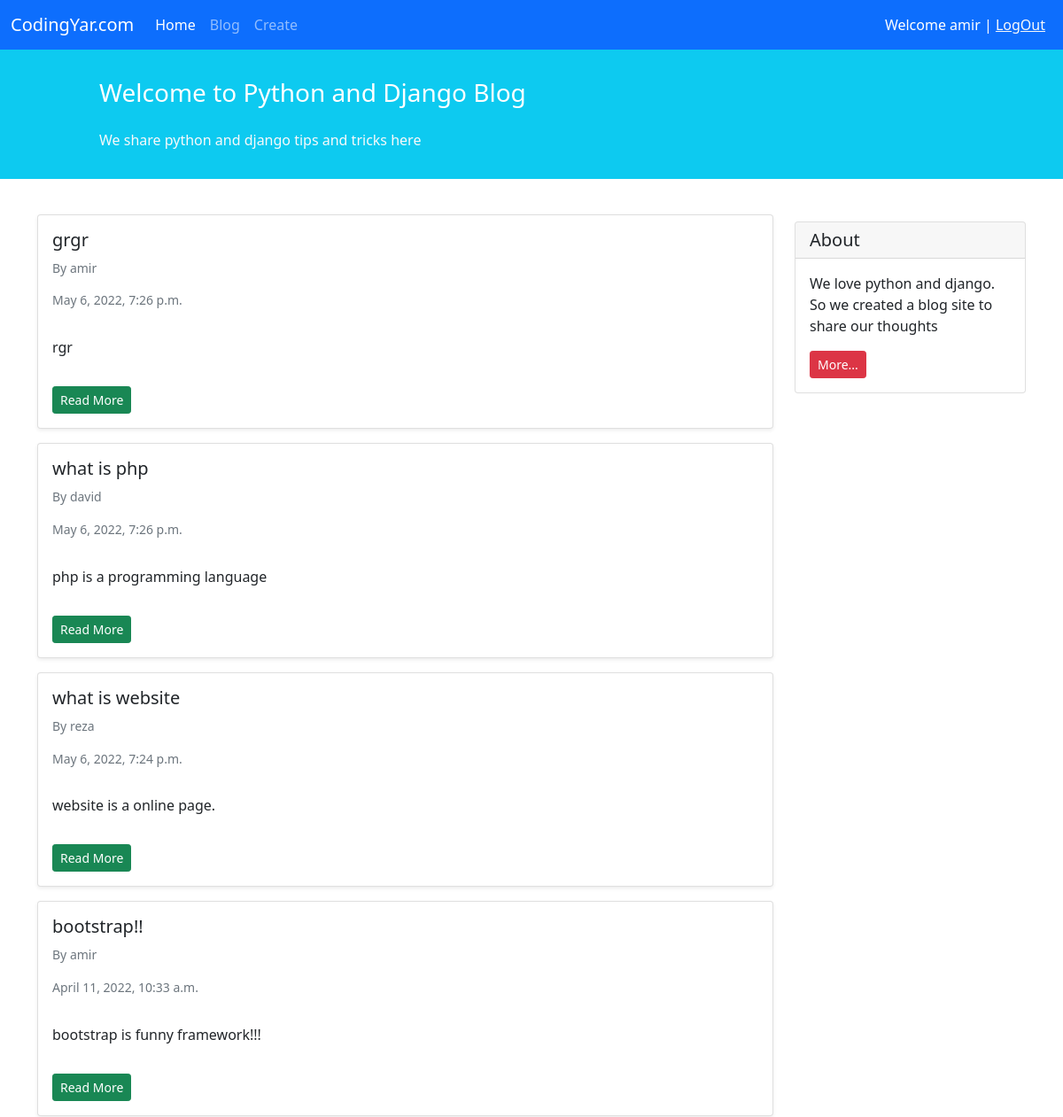
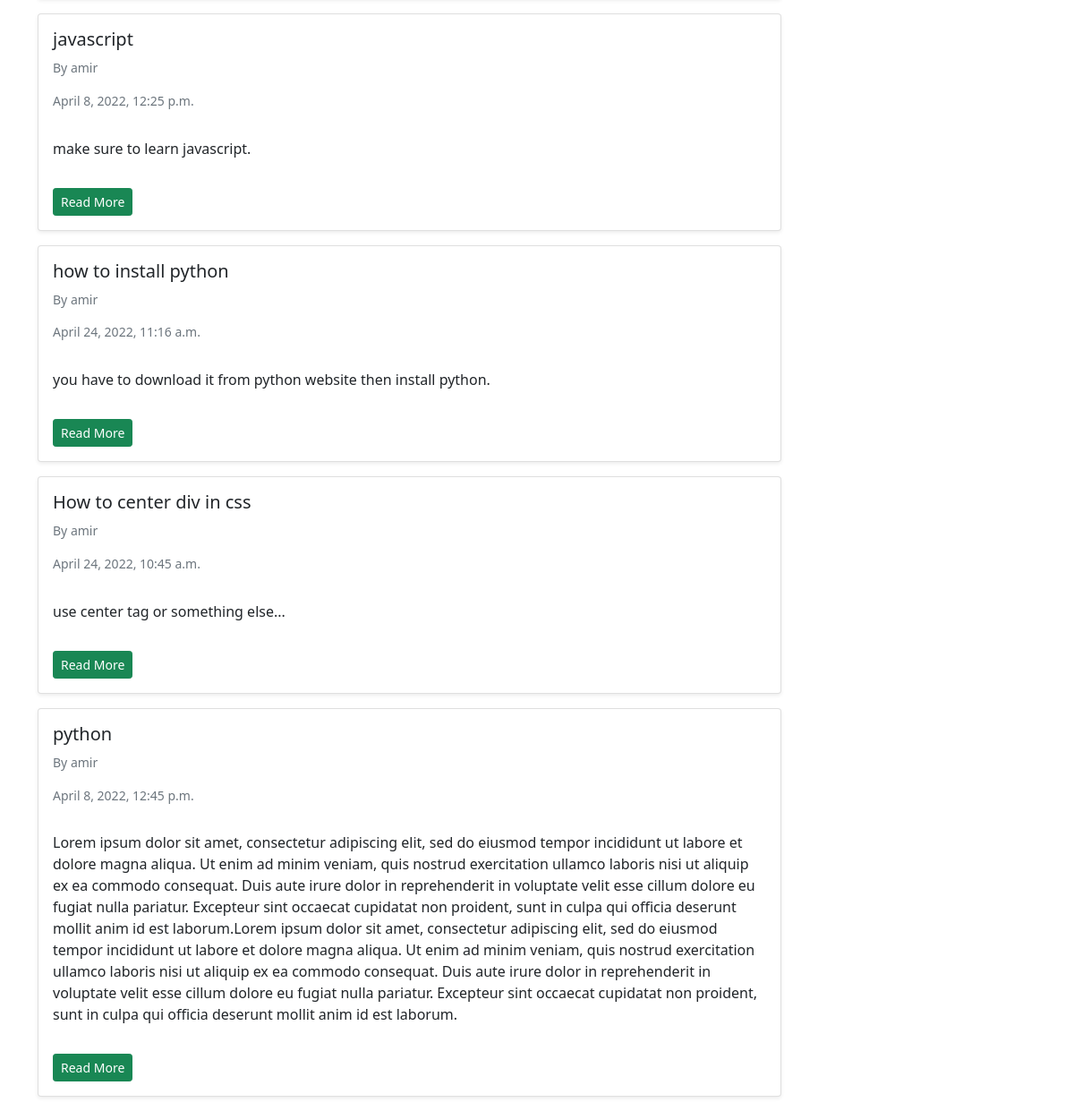
Page /blog/ (signed in) on the committed database (2 pictures, top to bottom).
### blog/models.py (models this page shows, shortened)
class Post(models.Model):
    STATUS_CHOICES = (
        ('pub', 'Published'),
        ('drf', 'Draft')
    )
    title = models.CharField(max_length=100)
    text = models.TextField()
    author = models.ForeignKey('auth.User', on_delete=models.CASCADE)
    datetime_created = models.DateTimeField(auto_now_add=True)
    datetime_modified = models.DateTimeField(auto_now=True)
    status = models.CharField(choices=STATUS_CHOICES, max_length=3)

### blog/views.py (the view)
# urls.py: path('', views.PostListView.as_view(), name='posts_lists'),
class PostListView(generic.ListView):
    template_name = 'blog/posts_list.html'
    context_object_name = 'posts_list'
    def get_queryset(self):
        return Post.objects.filter(status='pub').order_by('-datetime_modified')

### blog/templates/blog/posts_list.html (shortened to what this page needs)
{% extends '_base.html' %}
{% block content %}
    <div class="container mt-4">
        <div class="row">
            <div class="col-9">
                {% for post in posts_list %}
                    <div class="card shadow-sm my-3">
                        <div class="card-body">
                            <h5 class="card-title">{{ post.title }}</h5>
                            <h6 class="card-subtitle mb-2 text-muted small py-2">By {{ post.author }}</h6>
                            <h6 class="card-subtitle mb-2 text-muted small py-2">{{ post.datetime_created }}</h6>
                            <p class="card-text py-3">
                                {{ post.text }}
                            </p>
                            <a href="{% url 'post_detail' post.id %}" class="btn btn-sm btn-success">Read More</a>
                        </div>
                    </div>
                {% endfor %}
            </div>
            <div class="col-3">
                <div class="card my-4">
                    <h5 class="card-header">About</h5>
                    <div class="card-body">
                        <p class="card-text">We love python and django. So we created a blog site to share our
                            thoughts</p>
                        <a href="#"
                           class="btn btn-sm btn-danger">
                            More...
                        </a>
                    </div>
                </div>
            </div>
        </div>
    </div>
{% endblock content %}

### templates/_base.html (shortened to what this page needs)
<!doctype html>
<html lang="en">
<head>
    <link href="https://cdn.jsdelivr.net/npm/bootstrap@5.1.3/dist/css/bootstrap.min.css" rel="stylesheet"
>
</head>
<body>
<nav class="navbar navbar-expand-lg navbar-dark bg-primary">
    <div class="container-fluid">
        <a class="navbar-brand" href="#">CodingYar.com</a>
        <div class="collapse navbar-collapse" id="navbarNavAltMarkup">
            <div class="navbar-nav">
                <a class="nav-link active" aria-current="page" href="{% url 'home' %}">Home</a>
                <a class="nav-link" href="{% url 'posts_lists' %}">Blog</a>
                <a class="nav-link" href="{% url 'post_create' %}">Create</a>
            </div>
        </div>
        <div class="mx-2 text-white">
            {% if user.is_authenticated %}
                Welcome {{ user.username }} | <a class="text-light" href="{% url 'logout' %}">LogOut</a>
            {% else %}
            <a class="text-light" href="{% url 'login' %}">LogIn</a>|<a class="text-light" href="{% url 'signup' %}">SignUp</a>
            {% endif %}
        </div>
    </div>
</nav>
<div class="container-fluid bg-info">
    <div class="row py-3">
        <div class="col-md-8 col-md-10 mx-auto">
            <h3 class="my-4 mt-3 text-white">Welcome to Python and Django Blog</h3>
            <p class="text-light">We share python and django tips and tricks here</p>
        </div>
    </div>
</div>
{% block content %}
{% endblock content%}
</body>
</html>

### rows in the picture
Post: title "grgr", author "amir", datetime_created "May 6, 2022, 7:26 p.m.", text "rgr"
Post: title "what is php", author "david", datetime_created "May 6, 2022, 7:26 p.m.", text "php is a programming language"
Post: title "what is website", author "reza", datetime_created "May 6, 2022, 7:24 p.m.", text "website is a online page."
Post: title "bootstrap!!", author "amir", datetime_created "April 11, 2022, 10:33 a.m.", text "bootstrap is funny framework!!!"
Post: title "javascript", author "amir", datetime_created "April 8, 2022, 12:25 p.m.", text "make sure to learn javascript."
Post: title "how to install python", author "amir", datetime_created "April 24, 2022, 11:16 a.m.", text "you have to download it from python website then install python."
Post: title "How to center div in css", author "amir", datetime_created "April 24, 2022, 10:45 a.m.", text "use center tag or something else..."
Post: title "python", author "amir", datetime_created "April 8, 2022, 12:45 p.m.", text "Lorem ipsum dolor sit amet, consectetur adipiscing elit, sed do eiusmod tempor incididunt ut labore et dolore magna aliqua. Ut enim ad minim veniam, quis nostrud exercitation ullamco laboris nisi ut aliquip ex ea commodo consequat. Duis aute irure dolor in reprehenderit in voluptate velit esse cillum dolore eu fugiat nulla pariatur. Excepteur sint occaecat cupidatat non proident, sunt in culpa qui officia deserunt mollit anim id est laborum.Lorem ipsum dolor sit amet, consectetur adipiscing elit, sed do eiusmod tempor incididunt ut labore et dolore magna aliqua. Ut enim ad minim veniam, quis nostrud exercitation ullamco laboris nisi ut aliquip ex ea commodo consequat. Duis aute irure dolor…"

### other values in the picture
{{ user.username }} "amir"
